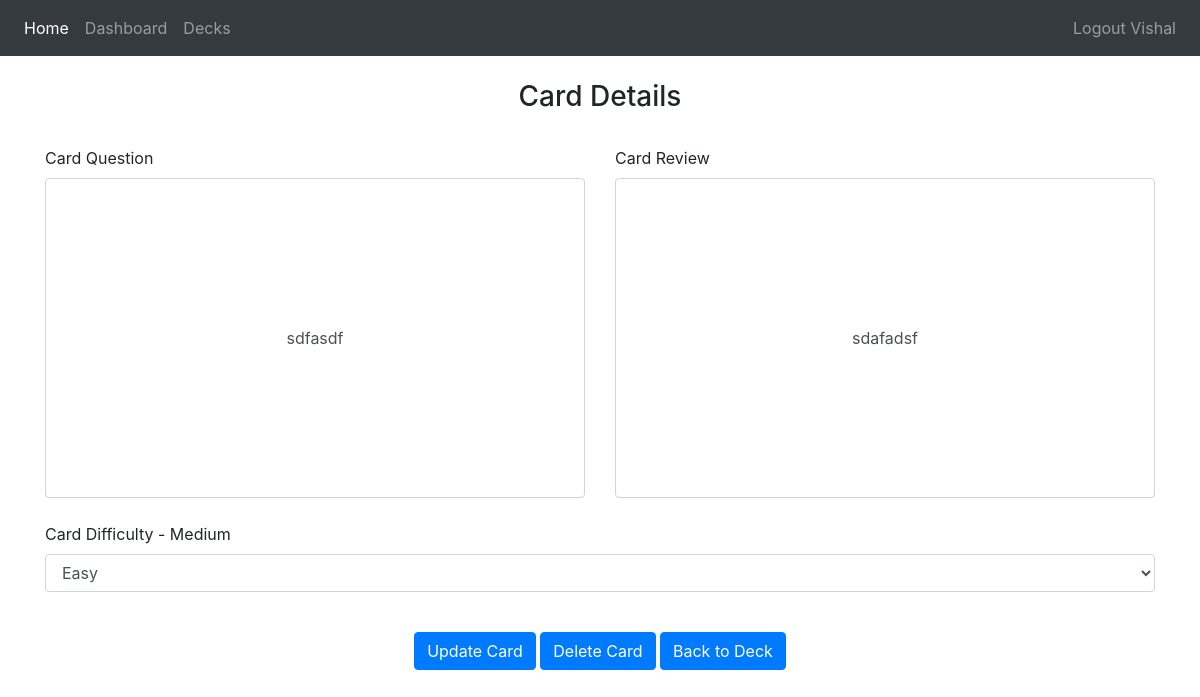
Page /decks/1/cards/9 (signed in) on the committed database.
### flashapp/database/models.py (models this page shows)
class User(db.Model, UserMixin):
    id = db.Column(db.Integer, primary_key=True)
    email = db.Column(db.String(150), unique=True)
    password = db.Column(db.String(150))
    first_name = db.Column(db.String(150))
    decks = db.relationship('Deck')
    crt_dt = db.Column(db.DateTime(timezone=True), default=func.now())
    updt_dt = db.Column(db.DateTime(timezone=True), default=func.now())

class Card(db.Model):
    card_id = db.Column(db.Integer, primary_key=True)
    deck_id = db.Column(db.Integer, db.ForeignKey('deck.deck_id'))
    card_ques = db.Column(db.String(1500), nullable=False)
    card_ans = db.Column(db.String(1500), nullable=False)
    diff_level = db.Column(db.String(10), nullable=False)
    score = db.Column(db.Integer, default=0)
    crt_dt = db.Column(db.DateTime(timezone=True), default=func.now())
    updt_dt = db.Column(db.DateTime(timezone=True), default=func.now())

### flashapp/controller.py (the view, shortened to what this page needs)
@views.route('/decks/<deck_id>/cards/<card_id>', methods=['GET', 'POST'])
@login_required
def card_details(deck_id, card_id):
    card = Card.query.filter_by(card_id=card_id).first()
    return render_template("card_details.html", user=current_user, card=card, deck_id=deck_id)

### flashapp/app.py (called while the page is built)
def create_app():
    app = Flask(__name__)
    app.config['SECRET_KEY'] = 'klfaslkdfj'
    app.config['SQLALCHEMY_DATABASE_URI'] = f'sqlite:///{DB_NAME}'
    db.init_app(app)
    app.register_blueprint(views, url_prefix='/')
    app.register_blueprint(auth, url_prefix='/')
    create_database(app)
    login_manager = LoginManager()
    login_manager.login_view = 'views.login'
    login_manager.init_app(app)
    @login_manager.user_loader
    def load_user(id):
        return User.query.get(int(id))
    return app

### flashapp/templates/card_details.html (shortened to what this page needs)
{% extends "base.html" %} {% block title %}Card Details{% endblock %} {% block content
%}
<form method="POST">
  <h3 align="center">Card Details</h3>
    <br />
  <div class="row">
    <div class="col">
        <label for="exampleFormControlSelect1">Card Question</label>
      <input type="text" style="height:20rem" class="form-control text-center" placeholder="Card Question" id="card-ques" name="card-ques" value="{{ card.card_ques }}">
    </div>
    <div class="col">
        <label for="exampleFormControlSelect1">Card Review</label>
      <input type="text" style="height:20rem" class="form-control text-center" placeholder="Card Review Answer" id="card-ans" name="card-ans" value="{{ card.card_ans }}">
    </div>
  </div>
    <br />
<div class="form-group">
    <label for="exampleFormControlSelect1">Card Difficulty - {{ card.diff_level }}</label>
    <select class="form-control" id="card-diff" name="card-diff">
      <option>Easy</option>
    </select>
  </div>
  <br />
  <div class="text-center">
<button type="submit" class="btn btn-primary">Update Card</button>
    <button type="button" class="btn btn-primary" data-toggle="modal" data-target="#exampleModalCenter2">
  Delete Card
</button>
    <a class="btn btn-primary" href="/decks/{{ deck_id }}" role="button">Back to Deck</a>
    </div>
</form>
{% endblock %}

### flashapp/templates/base.html (shortened to what this page needs)
<!DOCTYPE html>
<html>
  <head>
    <link rel=stylesheet type=text/css href="{{ url_for('static', filename='style.css') }}"/>
    <link
      rel="stylesheet"
      href="https://stackpath.bootstrapcdn.com/bootstrap/4.4.1/css/bootstrap.min.css"
    />
    <link
      rel="stylesheet"
      href="https://stackpath.bootstrapcdn.com/font-awesome/4.7.0/css/font-awesome.min.css"
    />
  </head>
  <body>
    <nav class="navbar navbar-expand-lg navbar-dark bg-dark">
      <div class="collapse navbar-collapse" id="navbar">
        <ul class="navbar-nav mr-auto">
            <li class="nav-item active">
                <a class="nav-link" href="/">Home <span class="sr-only">(current)</span></a>
            </li>
            <li class="nav-item">
                {% if user.is_authenticated %}
                <a class="nav-link" href="/dashboard">Dashboard</a>
                {% endif %}
            </li>
            <li class="nav-item">
                {% if user.is_authenticated %}
                <a class="nav-link" href="/decks">Decks</a>
                {% endif %}
            </li>
        </ul>
          <ul class="navbar-nav">
              <li class="nav-item">
                  {% if user.is_authenticated %}
                  <a class="nav-link" id="logout" href="/logout">Logout {{ user.first_name }}</a>
                  {% endif %}
              </li>
          </ul>
      </div>
    </nav>
    <div class="container">{% block content %} {% endblock %}</div>
  </body>
</html>

### rows in the picture
User: first_name "Vishal"
Card: card-ques "sdfasdf", card-ans "sdafadsf", diff_level "Medium"
